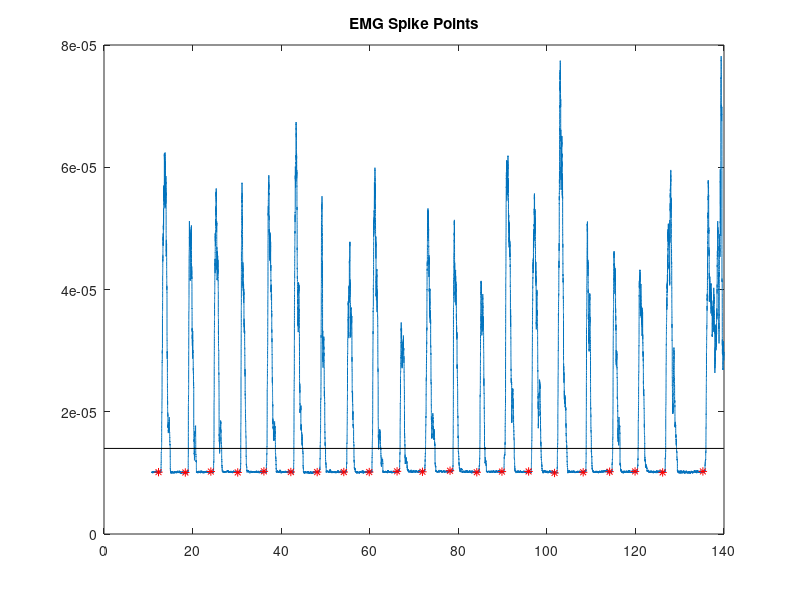
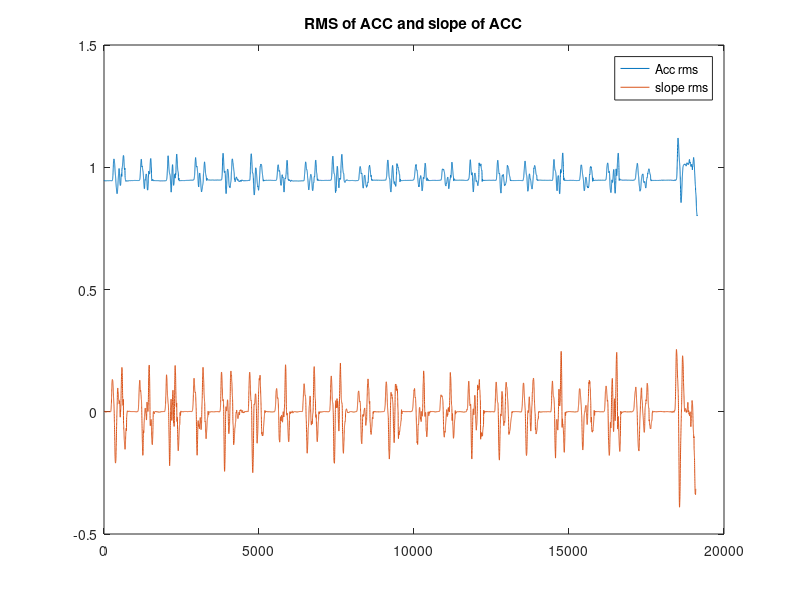
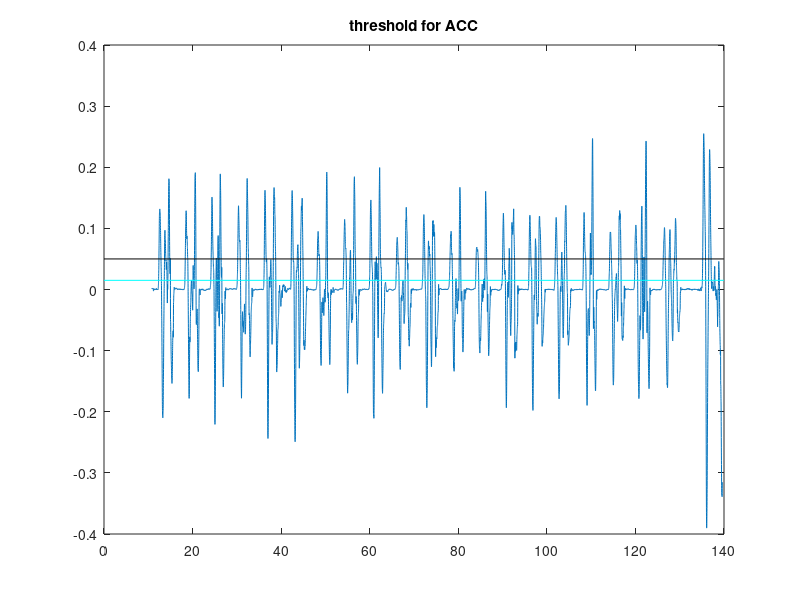
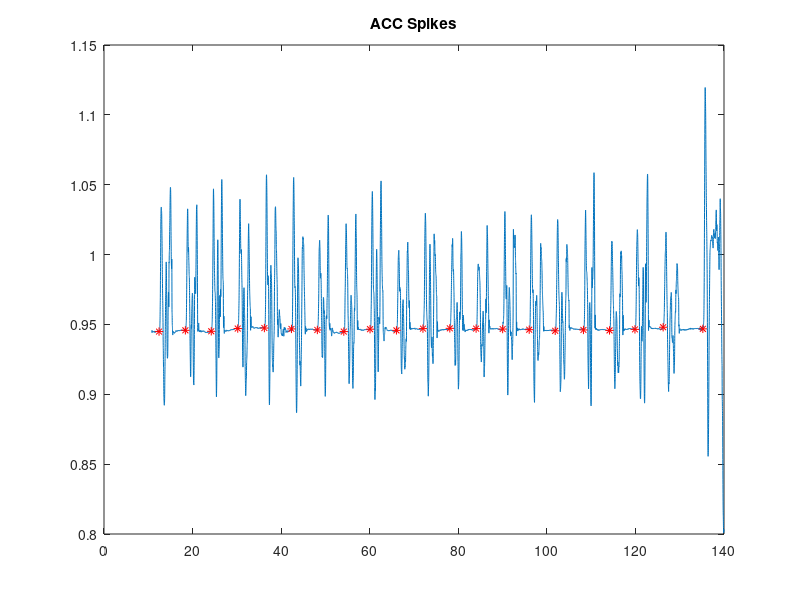

MATLAB code to generate these figures, in order: (Note: this script raises an error after producing the figures.)
% save("emg.mat","Xs","Emg","Emg_rms");
% save("acc.mat","Xs_acc","AccX","AccY","AccZ");

clear all;
close all;
clc;

load("acc_modified.mat");
load("emg_modified.mat");

% plot(Xs,emg_rms);
% hold on;
%% EMG spike detection


% plot( emg_a);
% spike=zeros(25,2);
spike_emg =zeros(25,1);
spike_idx = zeros(25,1);
threshold = 1.4e-05;

wind= 1000;
k=1;
% for i = 2001:(length(emg_a)-2000)
i = wind + 1;
while i<=(length(emg_rms)-wind) 
    if (max(emg_rms(i-wind:i)))<=threshold && min(emg_rms(i+10:i+100)>= threshold)
        spike_emg(k)= emg_rms(i-850);
        spike_idx(k) = Xs(i-850);
        i = i+1000;
        k = k+1;
    else 
        i = i+1;
    end
end
spike_emg = nonzeros(spike_emg);
spike_idx = nonzeros(spike_idx);
%% Plot EMG spike starting points
figure;
plot(Xs,emg_rms);
hold on;
line([0 Xs(end)], [threshold threshold], 'LineWidth', 0.5, 'Color', 'k');
plot(spike_idx,spike_emg,'r*');
hold off;
title("EMG Spike Points");
%%  ACC spike data. 

Acc = sqrt(AccX.^2 + AccY.^2 + AccZ.^2);

Acc_rms = movmean(Acc,100);

Acc_diff = diff(Acc_rms);

Xs_acc_diff = diff(Xs_acc);

Acc_slope = Acc_diff./Xs_acc_diff;
Acc_slope(end+1) = NaN;


slope_rms = movmean(Acc_slope,100);

% plot(Xs_acc,Acc);
% hold on;
% plot(Acc_rms);
figure;
plot(Acc_rms);
hold on;
% plot(Xs_acc,Acc_slope);
plot(slope_rms);
legend("Acc rms","slope rms");
hold off;
title("RMS of ACC and slope of ACC");
%% Ploting the ACC spike points. 

spike_acc =zeros(25,1);
acc_idx = zeros(25,1);
lower_th = 0.015;
upper_th = 0.05;

window= 100;
k=1;
% for i = 2001:(length(emg_a)-2000)
i = 100+ window + 1;
while i<=(length(slope_rms)-window) 
    if (max(slope_rms(i-window:i)))<=lower_th && min(slope_rms(i+5:i+25)>= lower_th)
        spike_acc(k)= Acc_rms(i+20);
        acc_idx(k) = Xs_acc(i+20);
        i = i+650;
        k = k+1;
    else 
        i = i+1;
    end
end
spike_acc = nonzeros(spike_acc);
acc_idx = nonzeros(acc_idx);
%%

figure;
plot(Xs_acc,slope_rms);
hold on;
line([0 Xs_acc(end)], [upper_th upper_th], 'LineWidth', 0.5, 'Color', 'k');
line([0 Xs_acc(end)], [lower_th lower_th], 'LineWidth', 0.5, 'Color', 'c');
hold off;
title("threshold for ACC");

figure;
plot(Xs_acc,Acc_rms);
hold on;
plot(acc_idx,spike_acc,'r*');
hold off;
title("ACC Spikes");
%% 
% close all;

load('gaze.mat');

figure;
Xs_gaze = Xs_gaze./1000000;
gaze = sqrt(gazeX.^2 + gazeY.^2);
gaze_rms = movmean(gaze,200);
title("movement points in Gaze");

% plot(x, y);
% hold on;
% plot(x(locs), pks, 'ro', 'MarkerSize', 10);
% hold off;

% plot(Xs_gaze,gazeX);
% plot(Xs_gaze,gaze_rms);
% hold on;


gaze_diff = diff(gaze_rms);

Xs_gaze_diff = diff(Xs_gaze);

gaze_slope = gaze_diff./Xs_gaze_diff;
gaze_slope(end+1) = NaN;

gaze_slope_rms = movmean(gaze_slope,100);

% plot(Xs_gaze,gaze_slope_rms);
plot(Xs_gaze,gaze_rms);

minPeakHeight = 40.0;
minPeakDistance = 100.0;

[pks, locs] = findpeaks(gaze_slope_rms,'MinPeakHeight', minPeakHeight, 'MinPeakDistance', minPeakDistance);
hold on;

gaze_move = locs - 100;

% plot(Xs_gaze(locs), pks, 'r*', 'MarkerSize', 10);

plot(Xs_gaze(gaze_move), gaze_rms(gaze_move), 'r*', 'MarkerSize', 10);


% 
% Acc_diff = diff(_rms);
% 
% Xs_acc_diff = diff(Xs_acc);
% 
% Acc_slope = Acc_diff./Xs_acc_diff;
% Acc_slope(end+1) = NaN;
% 
% 
% slope_rms = movmean(Acc_slope,100);
% 
% %% 
% figure;
% subplot(3,1,1);
% plot(Xs_acc,Acc_rms);
% subplot(3,1,2);
% plot(Xs,emg_rms);
% subplot(3,1,3);
% plot(Xs_gaze,gaze_rms);

%%
figure;
plot(acc_idx(1:end-1),1,'b*');
hold on;
plot(spike_idx(1:end-1),1,'k+');
plot(Xs_gaze(gaze_move), 1,'r.');
hold off;
legend('Accelerometer(*)','EMG(+)','Gaze(.)');
title("Acc vs EMG vs Gaze");

diff_idx = spike_idx(1:end-1)-acc_idx(1:end-1);
emg_diff = mean(diff_idx)*1000;
gaze_diff = mean(Xs_gaze(gaze_move)-spike_idx(1:end-1))*1000;
message = "On average, the emg signals are about " + num2str(emg_diff) + "ms" + ...
    " ahead of accelerometer and the gaze signals are about " + ... 
num2str(gaze_diff) + "ms ahead of emg signals.";
disp(message);